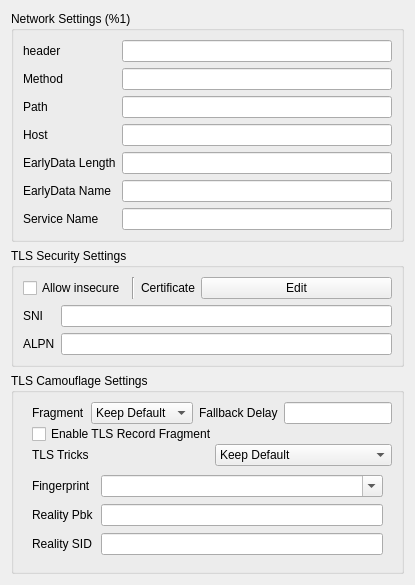
    <widget class="QWidget" name="right_all_w" native="true">
     <property name="sizePolicy">
      <sizepolicy hsizetype="Preferred" vsizetype="Maximum">
       <horstretch>0</horstretch>
       <verstretch>0</verstretch>
      </sizepolicy>
     </property>
     <property name="minimumSize">
      <size>
       <width>400</width>
       <height>0</height>
      </size>
     </property>
     <property name="toolTip">
      <string/>
     </property>
     <layout class="QVBoxLayout" name="right_layout">
      <property name="sizeConstraint">
       <enum>QLayout::SizeConstraint::SetDefaultConstraint</enum>
      </property>
      <item>
       <widget class="QGroupBox" name="network_box">
        <property name="sizePolicy">
         <sizepolicy hsizetype="Preferred" vsizetype="Maximum">
          <horstretch>0</horstretch>
          <verstretch>0</verstretch>
         </sizepolicy>
        </property>
        <property name="title">
         <string>Network Settings (%1)</string>
        </property>
        <layout class="QGridLayout" name="gridLayout">
         <item row="2" column="1">
          <widget class="MyLineEdit" name="path"/>
         </item>
         <item row="4" column="1">
          <widget class="MyLineEdit" name="ws_early_data_length"/>
         </item>
         <item row="2" column="0">
          <widget class="QLabel" name="path_l">
           <property name="toolTip">
            <string notr="true">&lt;html&gt;&lt;head/&gt;&lt;body&gt;&lt;p&gt;http path (ws/http/httpUpgrade)&lt;/p&gt;&lt;p&gt;serviceName (gRPC)&lt;/p&gt;&lt;/body&gt;&lt;/html&gt;</string>
           </property>
           <property name="text">
            <string notr="true">Path</string>
           </property>
           <property name="buddy">
            <cstring>path</cstring>
           </property>
          </widget>
         </item>
         <item row="5" column="0">
          <widget class="QLabel" name="ws_early_data_name_l">
           <property name="text">
            <string notr="true">EarlyData Name</string>
           </property>
           <property name="buddy">
            <cstring>ws_early_data_name</cstring>
           </property>
          </widget>
         </item>
         <item row="0" column="1">
          <widget class="QLineEdit" name="headers"/>
         </item>
         <item row="1" column="1">
          <widget class="QLineEdit" name="method"/>
         </item>
         <item row="0" column="0">
          <widget class="QLabel" name="headers_l">
           <property name="sizePolicy">
            <sizepolicy hsizetype="Maximum" vsizetype="Preferred">
             <horstretch>0</horstretch>
             <verstretch>0</verstretch>
            </sizepolicy>
           </property>
           <property name="toolTip">
            <string notr="true">&lt;html&gt;&lt;head/&gt;&lt;body&gt;&lt;p&gt;Headers in space seperated key value pair:&lt;/p&gt;&lt;p&gt;key1=val1 key2=&amp;quot;multi word val2&amp;quot; &amp;quot;multi word key3&amp;quot;=val3&lt;/p&gt;&lt;/body&gt;&lt;/html&gt;</string>
           </property>
           <property name="whatsThis">
            <string>&lt;html&gt;&lt;head/&gt;&lt;body&gt;&lt;p&gt;&lt;br/&gt;&lt;/p&gt;&lt;/body&gt;&lt;/html&gt;</string>
           </property>
           <property name="text">
            <string notr="true">header</string>
           </property>
           <property name="buddy">
            <cstring>headers</cstring>
           </property>
          </widget>
         </item>
         <item row="4" column="0">
          <widget class="QLabel" name="ws_early_data_length_l">
           <property name="text">
            <string notr="true">EarlyData Length</string>
           </property>
           <property name="buddy">
            <cstring>ws_early_data_length</cstring>
           </property>
          </widget>
         </item>
         <item row="3" column="0">
          <widget class="QLabel" name="host_l">
           <property name="toolTip">
            <string notr="true">&lt;html&gt;&lt;head/&gt;&lt;body&gt;&lt;p&gt;http host (ws/http/httpUpgrade)&lt;/p&gt;&lt;/body&gt;&lt;/html&gt;</string>
           </property>
           <property name="text">
            <string notr="true">Host</string>
           </property>
           <property name="buddy">
            <cstring>host</cstring>
           </property>
          </widget>
         </item>
         <item row="3" column="1">
          <widget class="MyLineEdit" name="host"/>
         </item>
         <item row="1" column="0">
          <widget class="QLabel" name="method_l">
           <property name="toolTip">
            <string>&lt;html&gt;&lt;head/&gt;&lt;body&gt;&lt;p&gt;Method of http request, will be converted to uppercase&lt;/p&gt;&lt;/body&gt;&lt;/html&gt;</string>
           </property>
           <property name="text">
            <string>Method</string>
           </property>
           <property name="buddy">
            <cstring>method</cstring>
           </property>
          </widget>
         </item>
         <item row="8" column="0">
          <widget class="QLabel" name="service_name_l">
           <property name="text">
            <string>Service Name</string>
           </property>
           <property name="buddy">
            <cstring>service_name</cstring>
           </property>
          </widget>
         </item>
         <item row="8" column="1">
          <widget class="MyLineEdit" name="service_name"/>
         </item>
         <item row="5" column="1">
          <widget class="MyLineEdit" name="ws_early_data_name"/>
         </item>
        </layout>
       </widget>
      </item>
      <item>
       <widget class="QGroupBox" name="security_box">
        <property name="sizePolicy">
         <sizepolicy hsizetype="Preferred" vsizetype="Maximum">
          <horstretch>0</horstretch>
          <verstretch>0</verstretch>
         </sizepolicy>
        </property>
        <property name="title">
         <string>TLS Security Settings</string>
        </property>
        <layout class="QVBoxLayout" name="verticalLayout_2">
         <item>
          <layout class="QHBoxLayout" name="horizontalLayout">
           <item>
            <widget class="QCheckBox" name="insecure">
             <property name="sizePolicy">
              <sizepolicy hsizetype="Maximum" vsizetype="Fixed">
               <horstretch>0</horstretch>
               <verstretch>0</verstretch>
              </sizepolicy>
             </property>
             <property name="toolTip">
              <string>When enabled, V2Ray will not check the validity of the TLS certificate provided by the remote host (the security is equivalent to plaintext)</string>
             </property>
             <property name="text">
              <string>Allow insecure</string>
             </property>
            </widget>
           </item>
           <item>
            <widget class="Line" name="line">
             <property name="orientation">
              <enum>Qt::Orientation::Vertical</enum>
             </property>
            </widget>
           </item>
           <item>
            <widget class="QLabel" name="label_6">
             <property name="sizePolicy">
              <sizepolicy hsizetype="Maximum" vsizetype="Preferred">
               <horstretch>0</horstretch>
               <verstretch>0</verstretch>
              </sizepolicy>
             </property>
             <property name="toolTip">
              <string notr="true"/>
             </property>
             <property name="text">
              <string>Certificate</string>
             </property>
             <property name="buddy">
              <cstring>certificate_edit</cstring>
             </property>
            </widget>
           </item>
           <item>
            <widget class="QPushButton" name="certificate_edit">
             <property name="text">
              <string notr="true">Edit</string>
             </property>
            </widget>
           </item>
          </layout>
         </item>
         <item>
          <layout class="QGridLayout" name="_3">
           <item row="1" column="0">
            <widget class="QLabel" name="label_8">
             <property name="toolTip">
              <string>Application layer protocol negotiation, clear text. Please separate them with commas.</string>
             </property>
             <property name="text">
              <string notr="true">ALPN</string>
             </property>
             <property name="buddy">
              <cstring>alpn</cstring>
             </property>
            </widget>
           </item>
           <item row="0" column="1">
            <widget class="MyLineEdit" name="sni"/>
           </item>
           <item row="1" column="1">
            <widget class="MyLineEdit" name="alpn"/>
           </item>
           <item row="0" column="0">
            <widget class="QLabel" name="label_5">
             <property name="toolTip">
              <string>Server name indication, clear text.</string>
             </property>
             <property name="text">
              <string notr="true">SNI</string>
             </property>
             <property name="buddy">
              <cstring>sni</cstring>
             </property>
            </widget>
           </item>
          </layout>
         </item>
        </layout>
       </widget>
      </item>
      <item>
       <widget class="QGroupBox" name="tls_camouflage_box">
        <property name="sizePolicy">
         <sizepolicy hsizetype="Preferred" vsizetype="Preferred">
          <horstretch>0</horstretch>
          <verstretch>0</verstretch>
         </sizepolicy>
        </property>
        <property name="title">
         <string>TLS Camouflage Settings</string>
        </property>
        <layout class="QVBoxLayout" name="verticalLayout_6">
         <property name="spacing">
          <number>0</number>
         </property>
         <property name="sizeConstraint">
          <enum>QLayout::SizeConstraint::SetMinimumSize</enum>
         </property>
         <property name="bottomMargin">
          <number>7</number>
         </property>
         <item>
          <widget class="QWidget" name="widget" native="true">
           <property name="sizePolicy">
            <sizepolicy hsizetype="Minimum" vsizetype="Minimum">
             <horstretch>0</horstretch>
             <verstretch>0</verstretch>
            </sizepolicy>
           </property>
           <layout class="QVBoxLayout" name="verticalLayout_7">
            <property name="spacing">
             <number>0</number>
            </property>
            <property name="sizeConstraint">
             <enum>QLayout::SizeConstraint::SetMinimumSize</enum>
            </property>
            <property name="topMargin">
             <number>0</number>
            </property>
            <property name="rightMargin">
             <number>0</number>
            </property>
            <property name="bottomMargin">
             <number>0</number>
            </property>
            <item>
             <widget class="QWidget" name="widget_3" native="true">
              <layout class="QHBoxLayout" name="horizontalLayout_6">
               <property name="leftMargin">
                <number>0</number>
               </property>
               <property name="topMargin">
                <number>0</number>
               </property>
               <property name="rightMargin">
                <number>0</number>
               </property>
               <property name="bottomMargin">
                <number>0</number>
               </property>
               <item>
                <widget class="QLabel" name="fragment_l">
                 <property name="text">
                  <string>Fragment</string>
                 </property>
                 <property name="buddy">
                  <cstring>fragment</cstring>
                 </property>
                </widget>
               </item>
               <item>
                <widget class="QComboBox" name="fragment">
                 <property name="toolTip">
                  <string>&lt;html&gt;&lt;head/&gt;&lt;body&gt;&lt;p&gt;TLS ClientHello fragmentation. The implementation (built-in / custom) and the &amp;quot;Keep Default&amp;quot; behaviour are configured in Settings &gt; Core.&lt;/p&gt;&lt;/body&gt;&lt;/html&gt;</string>
                 </property>
                 <item>
                  <property name="text">
                   <string>Keep Default</string>
                  </property>
                 </item>
                 <item>
                  <property name="text">
                   <string>On</string>
                  </property>
                 </item>
                 <item>
                  <property name="text">
                   <string>Off</string>
                  </property>
                 </item>
                </widget>
               </item>
               <item>
                <widget class="QLabel" name="label_3">
                 <property name="toolTip">
                  <string>&lt;html&gt;&lt;head/&gt;&lt;body&gt;&lt;p&gt;time format, like 500ms, 10ms etc&lt;/p&gt;&lt;/body&gt;&lt;/html&gt;</string>
                 </property>
                 <property name="text">
                  <string>Fallback Delay</string>
                 </property>
                 <property name="buddy">
                  <cstring>tls_frag_fall_delay</cstring>
                 </property>
                </widget>
               </item>
               <item>
                <widget class="QLineEdit" name="tls_frag_fall_delay"/>
               </item>
              </layout>
             </widget>
            </item>
            <item>
             <widget class="QCheckBox" name="tls_rec_frag">
              <property name="text">
               <string>Enable TLS Record Fragment</string>
              </property>
             </widget>
            </item>
            <item>
             <widget class="QWidget" name="widget_tls_tricks" native="true">
              <layout class="QHBoxLayout" name="horizontalLayout_tls_tricks">
               <property name="leftMargin">
                <number>0</number>
               </property>
               <property name="topMargin">
                <number>0</number>
               </property>
               <property name="rightMargin">
                <number>0</number>
               </property>
               <property name="bottomMargin">
                <number>0</number>
               </property>
               <item>
                <widget class="QLabel" name="tls_tricks_l">
                 <property name="text">
                  <string>TLS Tricks</string>
                 </property>
                 <property name="buddy">
                  <cstring>tls_tricks</cstring>
                 </property>
                </widget>
               </item>
               <item>
                <widget class="QComboBox" name="tls_tricks">
                 <property name="toolTip">
                  <string>&lt;html&gt;&lt;head/&gt;&lt;body&gt;&lt;p&gt;Mixed-case SNI to evade exact-match SNI filtering. The &amp;quot;Keep Default&amp;quot; behaviour is configured in Settings &gt; Core.&lt;/p&gt;&lt;/body&gt;&lt;/html&gt;</string>
                 </property>
                 <item>
                  <property name="text">
                   <string>Keep Default</string>
                  </property>
                 </item>
                 <item>
                  <property name="text">
                   <string>On</string>
                  </property>
                 </item>
                 <item>
                  <property name="text">
                   <string>Off</string>
                  </property>
                 </item>
                </widget>
               </item>
              </layout>
             </widget>
            </item>
           </layout>
          </widget>
         </item>
         <item>
          <widget class="QWidget" name="widget_2" native="true">
           <layout class="QFormLayout" name="formLayout">
            <property name="horizontalSpacing">
             <number>7</number>
            </property>
            <property name="verticalSpacing">
             <number>7</number>
            </property>
            <item row="0" column="0">
             <widget class="QLabel" name="label_2">
              <property name="sizePolicy">
               <sizepolicy hsizetype="Maximum" vsizetype="Preferred">
                <horstretch>0</horstretch>
                <verstretch>0</verstretch>
               </sizepolicy>
              </property>
              <property name="text">
               <string notr="true">Fingerprint</string>
              </property>
              <property name="buddy">
               <cstring>utlsFingerprint</cstring>
              </property>
             </widget>
            </item>
            <item row="0" column="1">
             <widget class="QComboBox" name="utlsFingerprint">
              <property name="editable">
               <bool>true</bool>
              </property>
             </widget>
            </item>
            <item row="1" column="0">
             <widget class="QLabel" name="reality_pbk_l">
              <property name="toolTip">
               <string>Reality public key. If not empty, turn TLS into REALITY.</string>
              </property>
              <property name="text">
               <string notr="true">Reality Pbk</string>
              </property>
              <property name="buddy">
               <cstring>reality_pbk</cstring>
              </property>
             </widget>
            </item>
            <item row="1" column="1">
             <widget class="MyLineEdit" name="reality_pbk"/>
            </item>
            <item row="2" column="0">
             <widget class="QLabel" name="reality_sid_l">
              <property name="toolTip">
               <string>Reality short id. Accept only one value.</string>
              </property>
              <property name="text">
               <string>Reality SID</string>
              </property>
              <property name="buddy">
               <cstring>reality_sid</cstring>
              </property>
             </widget>
            </item>
            <item row="2" column="1">
             <widget class="QLineEdit" name="reality_sid"/>
            </item>
           </layout>
          </widget>
         </item>
        </layout>
       </widget>
      </item>
     </layout>
    </widget>
